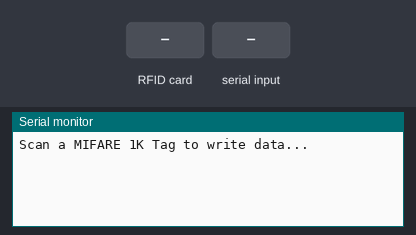
This sketch was run on a simulated ESP8266 (NodeMCU). On the bench: the last lines printed to the serial monitor. The inputs (shaded band) are chosen by the test bench.

Above: at 1.2 s.
1.3 s: RFID card 5E 7A 19 C4 held to the reader
At 2.5 s:
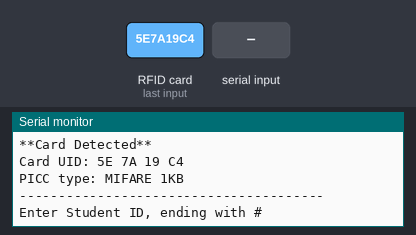
2.8 s: "1#" received over Serial
At 3.9 s:
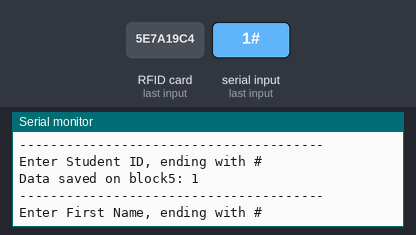
4.3 s: "0#" received over Serial
At 5.1 s:
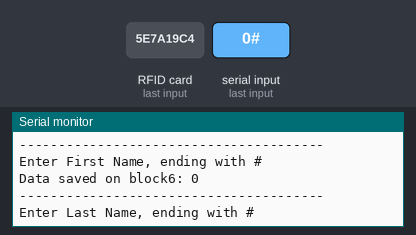
5.8 s: "2#" received over Serial
At 6.3 s:
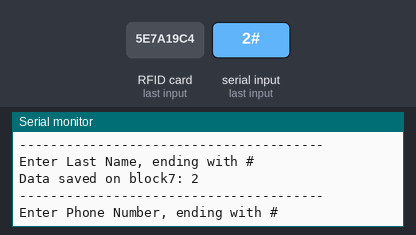
7.3 s: "1#" received over Serial
At 8.5 s:
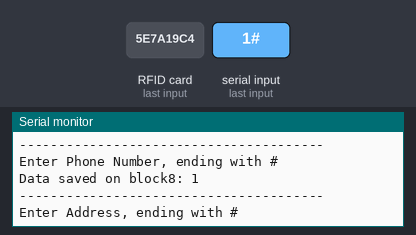
8.8 s: "0#" received over Serial
At 9.7 s:
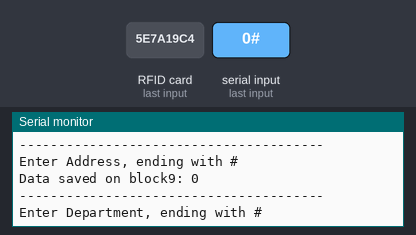
Timing chart, 0 to 11.3 s (numbered marks = the images above; inputs shaded):
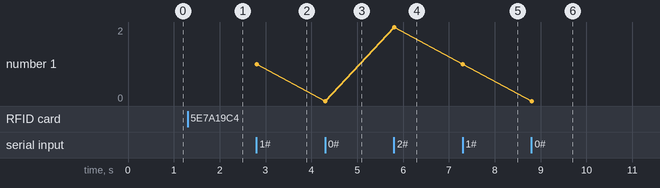

The sketch:

student-data.ino
```cpp
/* ------------------------------------------------------------------------
 * Created by: Tauseef Ahmad
 * Created on: 10 March, 2023
 *
 * Tutorial: https://youtu.be/aNjkNmHRx4o
 * ------------------------------------------------------------------------
 * Download Resources
 * ------------------------------------------------------------------------
 * Preferences--> Aditional boards Manager URLs :
 * For ESP8266 and NodeMCU - Board Version 2.6.3
 * http://arduino.esp8266.com/stable/package_esp8266com_index.json
 * ------------------------------------------------------------------------
 * HTTPS Redirect Library:
 * https://github.com/jbuszkie/HTTPSRedirect
 * Example Arduino/ESP8266 code to upload data to Google Sheets
 * Follow setup instructions found here:
 * https://github.com/StorageB/Google-Sheets-Logging
 * ------------------------------------------------------------------------*/


#include <SPI.h>
#include <MFRC522.h>
//--------------------------------------------------
//GPIO 0 --> D3
//GPIO 2 --> D4
const uint8_t RST_PIN = D3;
const uint8_t SS_PIN = D4;
//--------------------------------------------------
MFRC522 mfrc522(SS_PIN, RST_PIN);
MFRC522::MIFARE_Key key;
//--------------------------------------------------
/* Be aware of Sector Trailer Blocks */
int blockNum = 5;
/* Create array to read data from Block */
/* Length of buffer should be 4 Bytes
more than the size of Block (16 Bytes) */
byte bufferLen = 18;
byte readBlockData[18];
//--------------------------------------------------
MFRC522::StatusCode status;
//--------------------------------------------------


void setup()
{
  //------------------------------------------------------
  //Initialize serial communications with PC
  Serial.begin(9600);
  //------------------------------------------------------
  //Initialize SPI bus
  SPI.begin();
  //------------------------------------------------------
  //Initialize MFRC522 Module
  mfrc522.PCD_Init();
  Serial.println("Scan a MIFARE 1K Tag to write data...");
  //------------------------------------------------------
}


/****************************************************************************************************
 * loop() function
 ****************************************************************************************************/
void loop()
{
  //------------------------------------------------------------------------------
  /* Prepare the ksy for authentication */
  /* All keys are set to FFFFFFFFFFFFh at chip delivery from the factory */
  for (byte i = 0; i < 6; i++){
    key.keyByte[i] = 0xFF;
  }
  //------------------------------------------------------------------------------
  /* Look for new cards */
  /* Reset the loop if no new card is present on RC522 Reader */
  if ( ! mfrc522.PICC_IsNewCardPresent()){return;}
  //------------------------------------------------------------------------------
  /* Select one of the cards */
  if ( ! mfrc522.PICC_ReadCardSerial()) {return;}
  //------------------------------------------------------------------------------
  Serial.print("\n");
  Serial.println("**Card Detected**");
  /* Print UID of the Card */
  Serial.print(F("Card UID:"));
  for (byte i = 0; i < mfrc522.uid.size; i++){
    Serial.print(mfrc522.uid.uidByte[i] < 0x10 ? " 0" : " ");
    Serial.print(mfrc522.uid.uidByte[i], HEX);
  }
  Serial.print("\n");
  /* Print type of card (for example, MIFARE 1K) */
  Serial.print(F("PICC type: "));
  MFRC522::PICC_Type piccType = mfrc522.PICC_GetType(mfrc522.uid.sak);
  Serial.println(mfrc522.PICC_GetTypeName(piccType));

  //------------------------------------------------------------------------------
  byte buffer[18];
  byte len;
  //wait until 40 seconds for input from serial
  Serial.setTimeout(10000L);
  //MMMMMMMMMMMMMMMMMMMMMMMMMMMMMMMMMMMMMMMMMMMMMMMMMMMMMMMMMMMMMMM
  Serial.println(F("---------------------------------------"));
  Serial.println(F("Enter Student ID, ending with #"));
  len = Serial.readBytesUntil('#', (char *) buffer, 16);
  //add empty spaces to the remaining bytes of buffer
  for (byte i = len; i < 16; i++) buffer[i] = ' ';
  blockNum = 5;
  WriteDataToBlock(blockNum, buffer);
  ReadDataFromBlock(blockNum, readBlockData);
  dumpSerial(blockNum, readBlockData);
  //MMMMMMMMMMMMMMMMMMMMMMMMMMMMMMMMMMMMMMMMMMMMMMMMMMMMMMMMMMMMMMM
  Serial.println(F("---------------------------------------"));
  Serial.println(F("Enter First Name, ending with #"));
  len = Serial.readBytesUntil('#', (char *) buffer, 16);
  for (byte i = len; i < 16; i++) buffer[i] = ' ';
  blockNum = 6;
  WriteDataToBlock(blockNum, buffer);
  ReadDataFromBlock(blockNum, readBlockData);
  dumpSerial(blockNum, readBlockData);
  //MMMMMMMMMMMMMMMMMMMMMMMMMMMMMMMMMMMMMMMMMMMMMMMMMMMMMMMMMMMMMMM
  Serial.println(F("---------------------------------------"));
  Serial.println(F("Enter Last Name, ending with #"));
  len = Serial.readBytesUntil('#', (char *) buffer, 16);
  for (byte i = len; i < 16; i++) buffer[i] = ' ';
  blockNum = 7;
  WriteDataToBlock(blockNum, buffer);
  ReadDataFromBlock(blockNum, readBlockData);
  dumpSerial(blockNum, readBlockData);
  //MMMMMMMMMMMMMMMMMMMMMMMMMMMMMMMMMMMMMMMMMMMMMMMMMMMMMMMMMMMMMMM
  Serial.println(F("---------------------------------------"));
  Serial.println(F("Enter Phone Number, ending with #"));
  len = Serial.readBytesUntil('#', (char *) buffer, 16);
  for (byte i = len; i < 16; i++) buffer[i] = ' ';
  blockNum = 8;
  WriteDataToBlock(blockNum, buffer);
  ReadDataFromBlock(blockNum, readBlockData);
  dumpSerial(blockNum, readBlockData);
  //MMMMMMMMMMMMMMMMMMMMMMMMMMMMMMMMMMMMMMMMMMMMMMMMMMMMMMMMMMMMMMM
  Serial.println(F("---------------------------------------"));
  Serial.println(F("Enter Address, ending with #"));
  len = Serial.readBytesUntil('#', (char *) buffer, 16);
  for (byte i = len; i < 16; i++) buffer[i] = ' ';
  blockNum = 9;
  WriteDataToBlock(blockNum, buffer);
  ReadDataFromBlock(blockNum, readBlockData);
  dumpSerial(blockNum, readBlockData);
  //MMMMMMMMMMMMMMMMMMMMMMMMMMMMMMMMMMMMMMMMMMMMMMMMMMMMMMMMMMMMMMM
  Serial.println(F("---------------------------------------"));
  Serial.println(F("Enter Department, ending with #"));
  len = Serial.readBytesUntil('#', (char *) buffer, 16);
  for (byte i = len; i < 16; i++) buffer[i] = ' ';
  blockNum = 10;
  WriteDataToBlock(blockNum, buffer);
  ReadDataFromBlock(blockNum, readBlockData);
  dumpSerial(blockNum, readBlockData);
  //MMMMMMMMMMMMMMMMMMMMMMMMMMMMMMMMMMMMMMMMMMMMMMMMMMMMMMMMMMMMMMM
  Serial.println(F("---------------------------------------"));
  Serial.println(F("Enter Age, ending with #"));
  len = Serial.readBytesUntil('#', (char *) buffer, 16);
  for (byte i = len; i < 16; i++) buffer[i] = ' ';
  blockNum = 11;
  WriteDataToBlock(blockNum, buffer);
  ReadDataFromBlock(blockNum, readBlockData);
  dumpSerial(blockNum, readBlockData);
}


/****************************************************************************************************
 * Writ() function
 ****************************************************************************************************/
void WriteDataToBlock(int blockNum, byte blockData[])
{
   //Serial.print("Writing data on block ");
   //Serial.println(blockNum);
  //------------------------------------------------------------------------------
  /* Authenticating the desired data block for write access using Key A */
  status = mfrc522.PCD_Authenticate(MFRC522::PICC_CMD_MF_AUTH_KEY_A, blockNum, &key, &(mfrc522.uid));
  if (status != MFRC522::STATUS_OK){
    Serial.print("Authentication failed for Write: ");
    Serial.println(mfrc522.GetStatusCodeName(status));
    return;
  }
  //------------------------------------------------------------------------------
  else {
    //Serial.print("Authentication OK - ");
  }
  //------------------------------------------------------------------------------
  /* Write data to the block */
  status = mfrc522.MIFARE_Write(blockNum, blockData, 16);
  if (status != MFRC522::STATUS_OK) {
    Serial.print("Writing to Block failed: ");
    Serial.println(mfrc522.GetStatusCodeName(status));
    return;
  }
  else {
    //Serial.println("Write OK");
  }
  //------------------------------------------------------------------------------
}


/****************************************************************************************************
 * ReadDataFromBlock() function
 ****************************************************************************************************/
void ReadDataFromBlock(int blockNum, byte readBlockData[])
{
   //Serial.print("Reading data from block ");
   //Serial.println(blockNum);
  //----------------------------------------------------------------------------
  /* Prepare the ksy for authentication */
  /* All keys are set to FFFFFFFFFFFFh at chip delivery from the factory */
  for (byte i = 0; i < 6; i++) {
    key.keyByte[i] = 0xFF;
  }
  //------------------------------------------------------------------------------
  /* Authenticating the desired data block for Read access using Key A */
  status = mfrc522.PCD_Authenticate(MFRC522::PICC_CMD_MF_AUTH_KEY_A, blockNum, &key, &(mfrc522.uid));
  //------------------------------------------------------------------------------
  if (status != MFRC522::STATUS_OK){
   Serial.print("Authentication failed for Read: ");
   Serial.println(mfrc522.GetStatusCodeName(status));
   return;
  }
  else {
    //Serial.print("Authentication OK - ");
  }
  //------------------------------------------------------------------------------
  /* Reading data from the Block */
  status = mfrc522.MIFARE_Read(blockNum, readBlockData, &bufferLen);
  if (status != MFRC522::STATUS_OK){
    Serial.print("Reading failed: ");
    Serial.println(mfrc522.GetStatusCodeName(status));
    return;
  }
  else {
    //readBlockData[16] = ' ';
    //readBlockData[17] = ' ';
    //Serial.println("Read OK");
  }
  //------------------------------------------------------------------------------
}


/****************************************************************************************************
 * dumpSerial() function
 ****************************************************************************************************/
void dumpSerial(int blockNum, byte blockData[])
{
  Serial.print("\n");
  Serial.print("Data saved on block");
  Serial.print(blockNum);
  Serial.print(": ");
  for (int j=0 ; j<16 ; j++){
    Serial.write(readBlockData[j]);
  }
  Serial.print("\n");

  //Empty readBlockData array
  for( int i = 0; i < sizeof(readBlockData);  ++i )
   readBlockData[i] = (char)0; //empty space
}
```

Measured:
- after the input at 1.3 s, the serial monitor: prints a new line at once (image 1)
- after the input at 2.8 s, the serial monitor: prints a new line at once (image 2)
- after the input at 4.3 s, the serial monitor: prints a new line at once (image 3)
- after the input at 5.8 s, the serial monitor: prints a new line at once (image 4)
- after the input at 7.3 s, the serial monitor: prints a new line at once (image 5)
- after the input at 8.8 s, the serial monitor: prints a new line at once (image 6)
- plotted number 1: 1 → 0 after the input at 4.3 s, 0 → 2 after the input at 5.8 s, 2 → 1 after the input at 7.3 s, 1 → 0 after the input at 8.8 s
